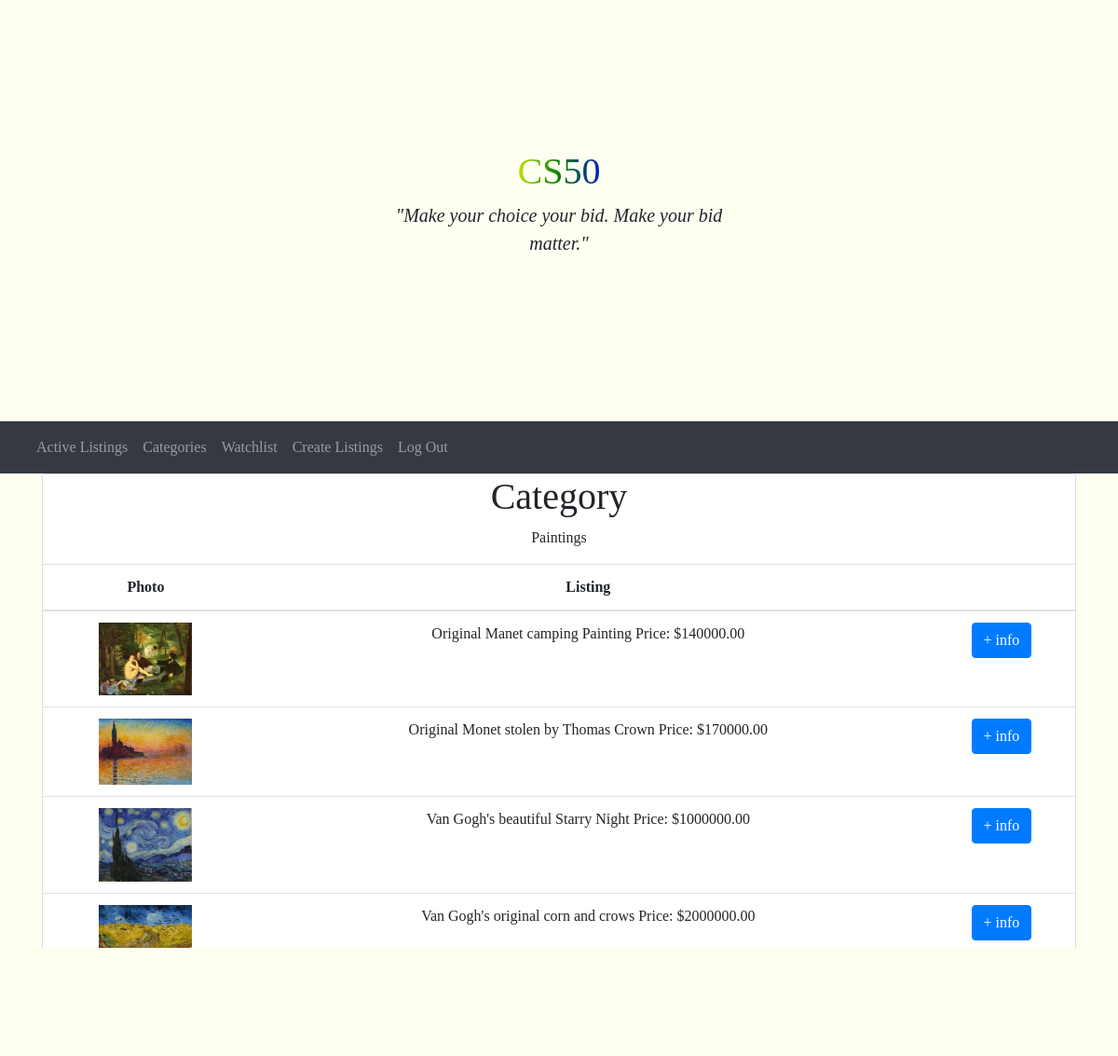
Screenshot of /categorie/painting (signed in) with the database file from the repository.
### auctions/models.py (models this page shows)
class listing(models.Model):
    item = models.CharField(max_length=255)
    description = models.CharField(max_length=255, blank=True)
    price = models.DecimalField(max_digits=10, decimal_places=2)
    category = models.CharField(max_length=67, choices=dicCategorie)
    tophorizon = models.DateTimeField(auto_now_add=True, blank=True)
    owner = models.ForeignKey(
        User, on_delete=models.CASCADE, related_name="owners")
    bid = models.ManyToManyField(bid, blank=True, related_name="bid")
    comments = models.ManyToManyField(
        comment, blank=True, related_name="comments")
    photo = models.ImageField(null=True, blank=True)
    closed = models.BooleanField(default=False)

### auctions/views.py (the view)
# urls.py: path("categorie/<str:category>", views.add_category_view, name="show"),
@login_required
def add_category_view(request,category):
    category_ = category
    listings_ = listing.objects.filter(category=category_)
    cat_ = dict(dicCategorie)
    return render(request, 'auctions/categorie.html', {
        "listings": listings_,
        "category": cat_[category_]
    })

### auctions/templates/auctions/categorie.html
{% extends 'auctions/layout.html' %}
{% block body %}
<div class="container">
  <div class="card" >
    <h1 class="text">Category</h1>
    <p>{{ category }}</p>
    <table class="table">
      <thead>
        <tr>
          <th scope="col">Photo</th>
          <th scope="col">Listing</th>
          <th scope="col"></th>
        </tr>
      </thead>
      <tbody>
          {% for listing in listings %}
        <tr>
          <th scope="row">
            <img src="{{ listing.photo.url }}" alt="image" style="width: 100px; height: auto">
          </th>
          <td>
            {{ listing.description }}
            Price: ${{ listing.price }}
          </td>
          <td>
            <a href="{% url 'listing' listing.id %}" type="submit" class="btn btn-primary">+ info</a>
          </td>
        </tr>
          {% endfor %}
      </tbody>
    </table>
  </div>
</div>
{% endblock %}

### auctions/static/auctions/styles.css (style rules this page uses)
html,body { height: 100%; width: 100%; }

### rows the page displays
listing: photo (picture), description "Original Manet camping Painting", price "140000.00"
listing: photo (picture), description "Original Monet stolen by Thomas Crown", price "170000.00"
listing: photo (picture), description "Van Gogh's beautiful Starry Night", price "1000000.00"
listing: photo (picture), description "Van Gogh's original corn and crows", price "2000000.00"

### other values shown
{{ category }} "Paintings"
